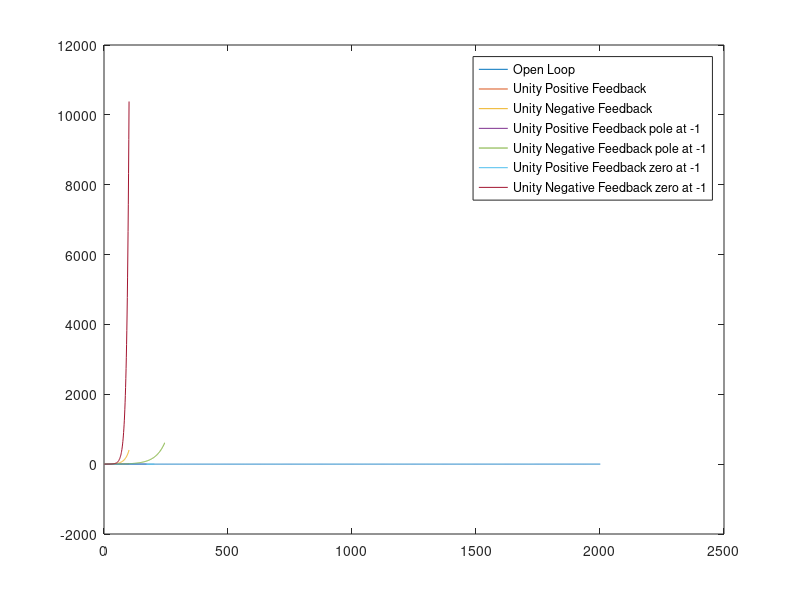

Write the MATLAB code that produced this figure.
num = 1;
sys1 = [0 10 0];

plant1 = tf(num,sys1);

figure
plot(step(plant1), 'DisplayName', 'Open Loop');
hold on

z = [];
p = [];
kp = 1;
fbp = zpk(z,p,kp);

tf1 = feedback(plant1,fbp);
plot(step(tf1), 'DisplayName', 'Unity Positive Feedback');

kn = -1;
fbn = zpk(z,p,kn);

tf1 = feedback(plant1,fbn);
plot(step(tf1), 'DisplayName', 'Unity Negative Feedback');

p = [-1];
fbp = zpk(z,p,kp);

tf1 = feedback(plant1,fbp);
plot(step(tf1), 'DisplayName', 'Unity Positive Feedback pole at -1');

fbn = zpk(z,p,kn);

tf1 = feedback(plant1,fbn);
plot(step(tf1), 'DisplayName', 'Unity Negative Feedback pole at -1');

p = [0];
z = [-1]
fbp = zpk(z,p,kp);

tf1 = feedback(plant1,fbp);
plot(step(tf1), 'DisplayName', 'Unity Positive Feedback zero at -1');

fbn = zpk(z,p,kn);

tf1 = feedback(plant1,fbn);
plot(step(tf1), 'DisplayName', 'Unity Negative Feedback zero at -1');

legend
